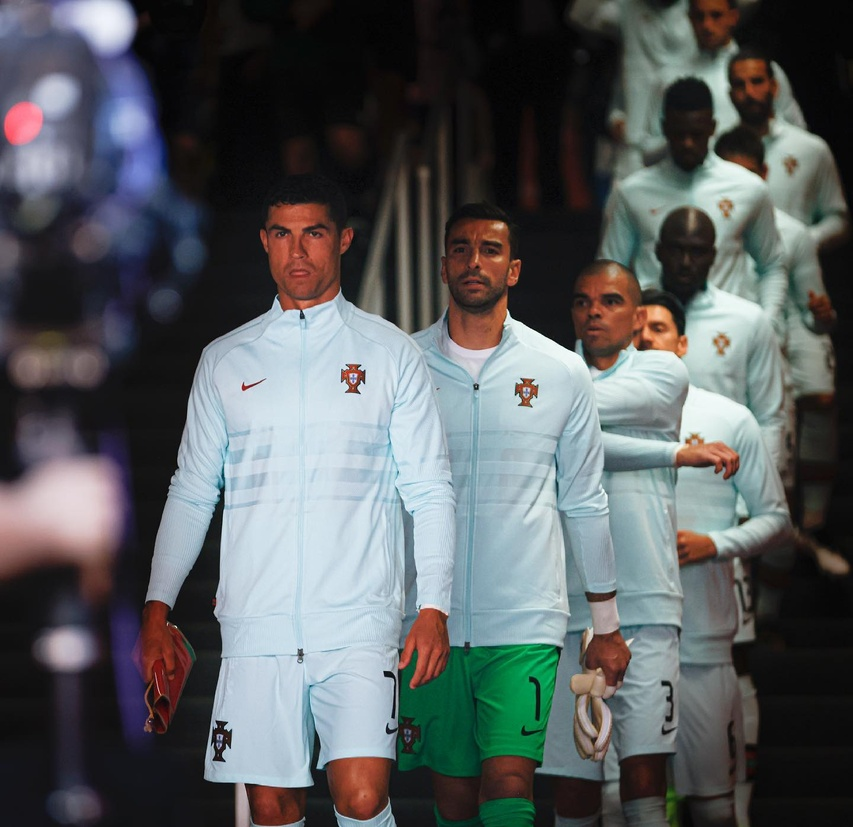
#> input picture test_images/cr7.jpg, 853 x 827 px, shrunk from 1440 x 1395 before the run, found by its file name
$ python superpixel.py
#> lines starting #> are read from the running program, lines starting #| are printed output that depends on the picture; after the words box and inside, x2 and y2 are one past the last pixel; in counts of white or black regions, pixels touching at a corner belong together
#!/usr/bin/env python
# -*- coding: utf-8 -*-

import cv2
import numpy as np
import matplotlib.pyplot as plt
from skimage.measure import regionprops


def image_show(image):
    plt.imshow(image)
    plt.axis('off')
    plt.show()


# Read the image
img = cv2.imread("test_images/cr7.jpg")
#> img is the input picture: shape (827, 853, 3); mean B, G, R 94.7, 93, 88.8
img = cv2.cvtColor(img, cv2.COLOR_BGR2RGB)

# SLIC Superpixel Segmentation
slic = cv2.ximgproc.createSuperpixelSLIC(img, region_size=32, ruler=40.0)
slic.iterate(10)

mask_slic = slic.getLabelContourMask()
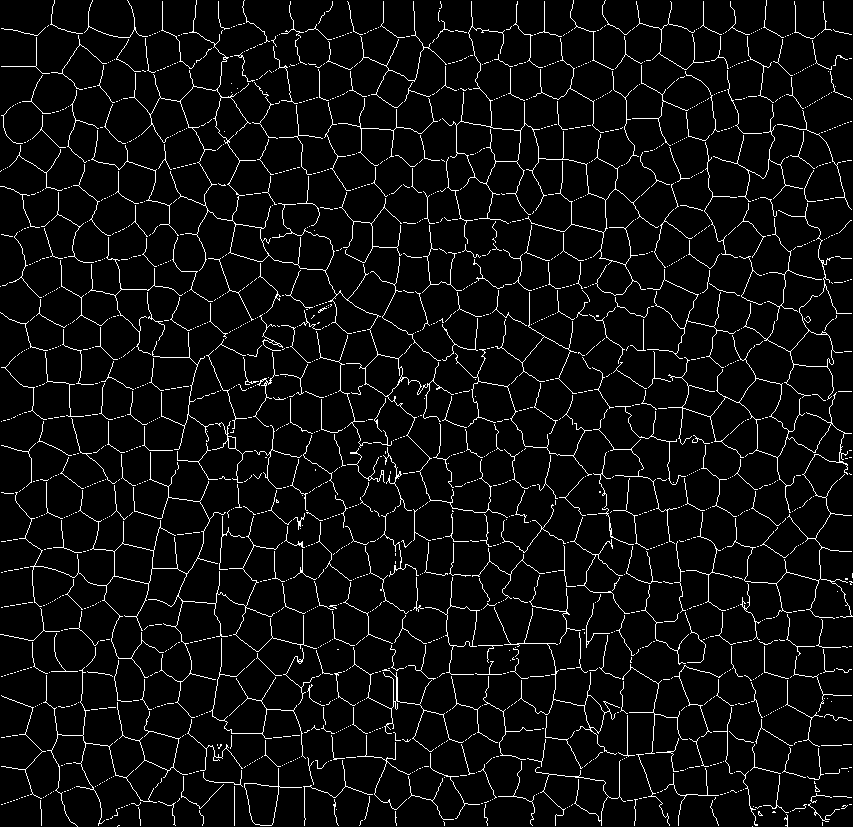
#> mask_slic: shape (827, 853); 5.3% white in thin lines or dots
label_slic = slic.getLabels()
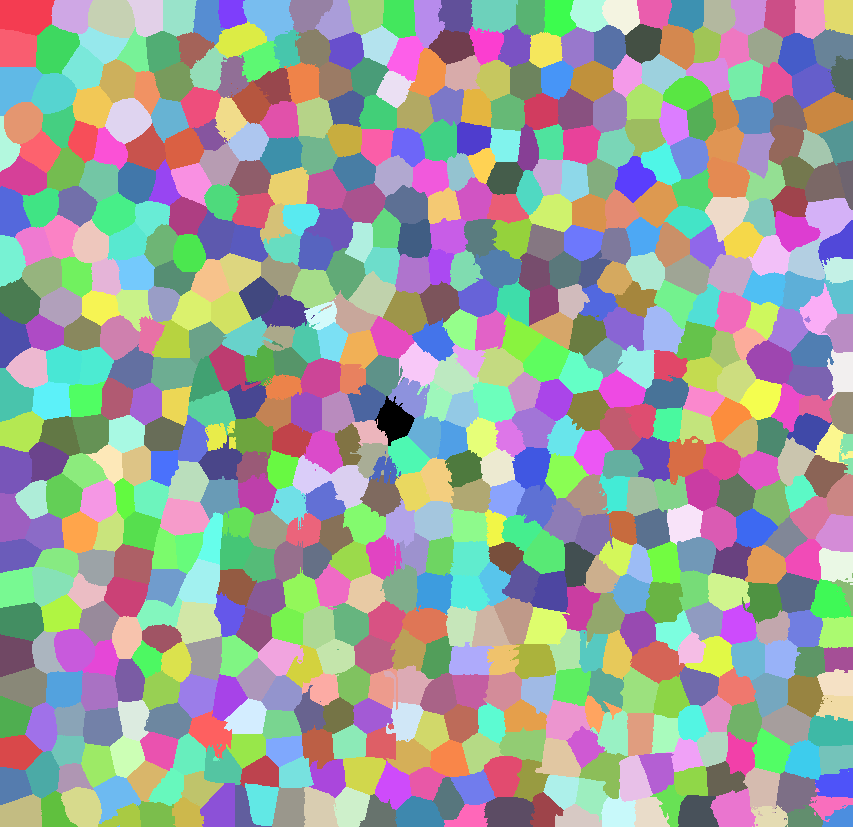
#> label_slic: shape (827, 853) int32; 689 distinct labels, from 0 to 688; one colour per label, 0 black
label_slic[(label_slic == 0.)] = label_slic.max() + 1
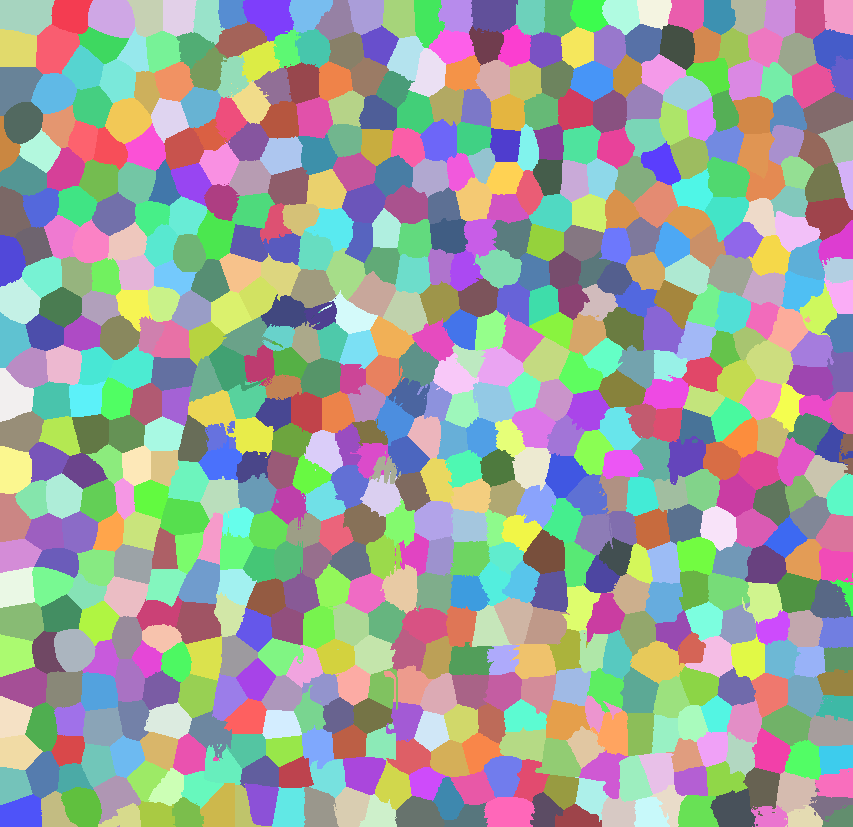
#> label_slic: shape (827, 853) int32; 689 distinct labels, from 1 to 689; one colour per label, 0 black
regions = regionprops(label_slic)
#> regions = 689 regions; largest, box (x1, y1, x2, y2) and area: (0, 0, 55, 36) 1634, (36, 24, 80, 74) 1584, (88, 0, 135, 38) 1505, (105, 98, 152, 144) 1488, (242, 0, 294, 42) 1480

# Get superpixels' centroids
centroids = []
for props in regions:
    cx, cy = props.centroid  # centroid coordinates
    centroids.append([cx, cy])
#> this loop made 689 passes
#> (cx, cy) on passes 1 to 3: (15.13, 25.65), (14.87, 70.94), (17.39, 111.7)
#> after the loop, centroids = 689 pairs, first value 12.19 to 817.9, second value 6.78 to 846.8
print('The number of patches: ', len(centroids))
#| The number of patches:  689

number_slic = slic.getNumberOfSuperpixels()
#> number_slic = 689
mask_inv_slic = cv2.bitwise_not(mask_slic)
#> mask_inv_slic: shape (827, 853); 94.7% white; black in thin lines or dots
img_slic = cv2.bitwise_and(img, img, mask=mask_inv_slic)
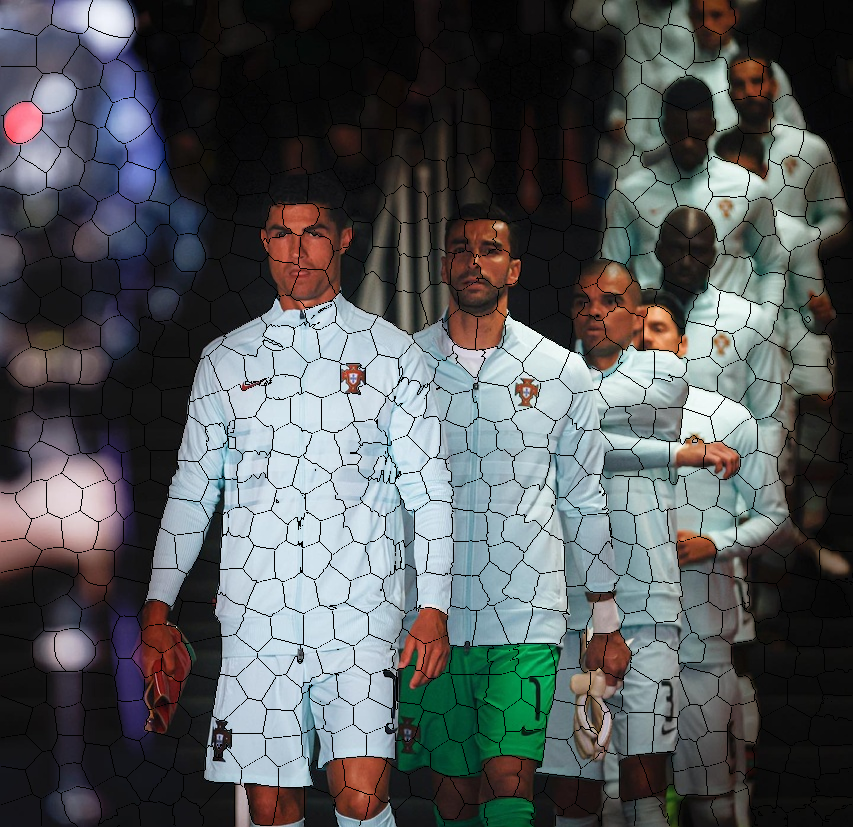
#> img_slic: shape (827, 853, 3); mean R, G, B 84, 87.8, 89.4
plt.imshow(img_slic)
plt.show()
